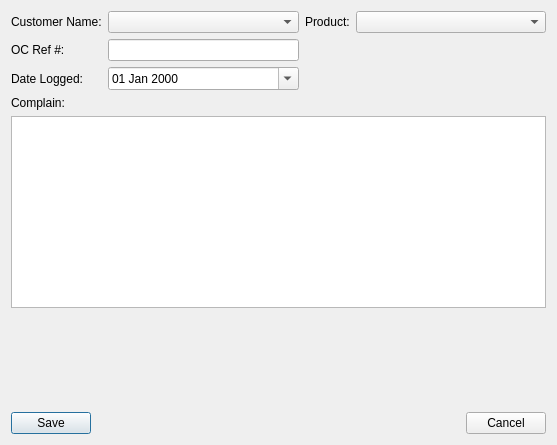
<?xml version="1.0" encoding="UTF-8"?>
<ui version="4.0">
 <class>erp_complains_editor</class>
 <widget class="QDialog" name="erp_complains_editor">
  <property name="geometry">
   <rect>
    <x>0</x>
    <y>0</y>
    <width>557</width>
    <height>445</height>
   </rect>
  </property>
  <property name="windowTitle">
   <string>Complain Details</string>
  </property>
  <layout class="QVBoxLayout" name="verticalLayout">
   <item>
    <layout class="QGridLayout" name="gridLayout">
     <item row="0" column="2">
      <widget class="QLabel" name="label_2">
       <property name="text">
        <string>Product:</string>
       </property>
      </widget>
     </item>
     <item row="2" column="0">
      <widget class="QLabel" name="label_3">
       <property name="text">
        <string>Date Logged:</string>
       </property>
      </widget>
     </item>
     <item row="4" column="0" colspan="4">
      <widget class="QTextEdit" name="txtComplain"/>
     </item>
     <item row="2" column="1">
      <widget class="QDateEdit" name="dtpDate">
       <property name="displayFormat">
        <string>dd MMM yyyy</string>
       </property>
       <property name="calendarPopup">
        <bool>true</bool>
       </property>
      </widget>
     </item>
     <item row="0" column="0">
      <widget class="QLabel" name="label">
       <property name="text">
        <string>Customer Name:</string>
       </property>
      </widget>
     </item>
     <item row="3" column="0">
      <widget class="QLabel" name="label_4">
       <property name="text">
        <string>Complain:</string>
       </property>
      </widget>
     </item>
     <item row="0" column="3">
      <widget class="QComboBox" name="cboProduct">
       <property name="sizePolicy">
        <sizepolicy hsizetype="Expanding" vsizetype="Fixed">
         <horstretch>0</horstretch>
         <verstretch>0</verstretch>
        </sizepolicy>
       </property>
       <property name="sizeIncrement">
        <size>
         <width>2</width>
         <height>0</height>
        </size>
       </property>
      </widget>
     </item>
     <item row="0" column="1">
      <widget class="QComboBox" name="cboCustomer">
       <property name="sizePolicy">
        <sizepolicy hsizetype="Expanding" vsizetype="Fixed">
         <horstretch>0</horstretch>
         <verstretch>0</verstretch>
        </sizepolicy>
       </property>
       <property name="sizeIncrement">
        <size>
         <width>2</width>
         <height>0</height>
        </size>
       </property>
      </widget>
     </item>
     <item row="1" column="0">
      <widget class="QLabel" name="label_5">
       <property name="text">
        <string>OC Ref #:</string>
       </property>
      </widget>
     </item>
     <item row="1" column="1">
      <widget class="QLineEdit" name="txtOCRef"/>
     </item>
    </layout>
   </item>
   <item>
    <spacer name="verticalSpacer">
     <property name="orientation">
      <enum>Qt::Vertical</enum>
     </property>
     <property name="sizeHint" stdset="0">
      <size>
       <width>20</width>
       <height>96</height>
      </size>
     </property>
    </spacer>
   </item>
   <item>
    <layout class="QHBoxLayout" name="horizontalLayout">
     <item>
      <widget class="QPushButton" name="cmdSave">
       <property name="text">
        <string>Save</string>
       </property>
      </widget>
     </item>
     <item>
      <spacer name="horizontalSpacer">
       <property name="orientation">
        <enum>Qt::Horizontal</enum>
       </property>
       <property name="sizeHint" stdset="0">
        <size>
         <width>40</width>
         <height>20</height>
        </size>
       </property>
      </spacer>
     </item>
     <item>
      <widget class="QPushButton" name="cmdCancel">
       <property name="text">
        <string>Cancel</string>
       </property>
      </widget>
     </item>
    </layout>
   </item>
  </layout>
 </widget>
 <tabstops>
  <tabstop>cboCustomer</tabstop>
  <tabstop>cboProduct</tabstop>
  <tabstop>txtOCRef</tabstop>
  <tabstop>dtpDate</tabstop>
  <tabstop>txtComplain</tabstop>
  <tabstop>cmdSave</tabstop>
  <tabstop>cmdCancel</tabstop>
 </tabstops>
 <resources/>
 <connections>
  <connection>
   <sender>cmdCancel</sender>
   <signal>clicked()</signal>
   <receiver>erp_complains_editor</receiver>
   <slot>reject()</slot>
   <hints>
    <hint type="sourcelabel">
     <x>513</x>
     <y>415</y>
    </hint>
    <hint type="destinationlabel">
     <x>515</x>
     <y>355</y>
    </hint>
   </hints>
  </connection>
 </connections>
</ui>
